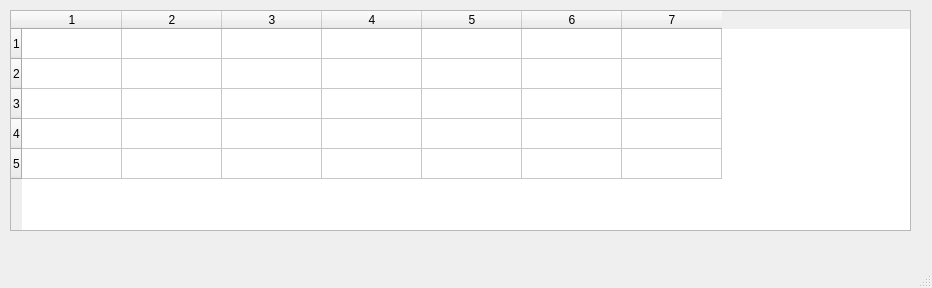
<?xml version="1.0" encoding="UTF-8"?>
<ui version="4.0">
 <class>MainWindow</class>
 <widget class="QMainWindow" name="MainWindow">
  <property name="geometry">
   <rect>
    <x>0</x>
    <y>0</y>
    <width>932</width>
    <height>288</height>
   </rect>
  </property>
  <property name="windowTitle">
   <string>MainWindow</string>
  </property>
  <widget class="QWidget" name="centralwidget">
   <widget class="QTableWidget" name="tableWidget">
    <property name="geometry">
     <rect>
      <x>10</x>
      <y>10</y>
      <width>901</width>
      <height>221</height>
     </rect>
    </property>
    <property name="rowCount">
     <number>5</number>
    </property>
    <property name="columnCount">
     <number>7</number>
    </property>
    <row/>
    <row/>
    <row/>
    <row/>
    <row/>
    <column/>
    <column/>
    <column/>
    <column/>
    <column/>
    <column/>
    <column/>
   </widget>
  </widget>
  <widget class="QMenuBar" name="menubar">
   <property name="geometry">
    <rect>
     <x>0</x>
     <y>0</y>
     <width>932</width>
     <height>26</height>
    </rect>
   </property>
  </widget>
  <widget class="QStatusBar" name="statusbar"/>
 </widget>
 <resources/>
 <connections/>
</ui>
